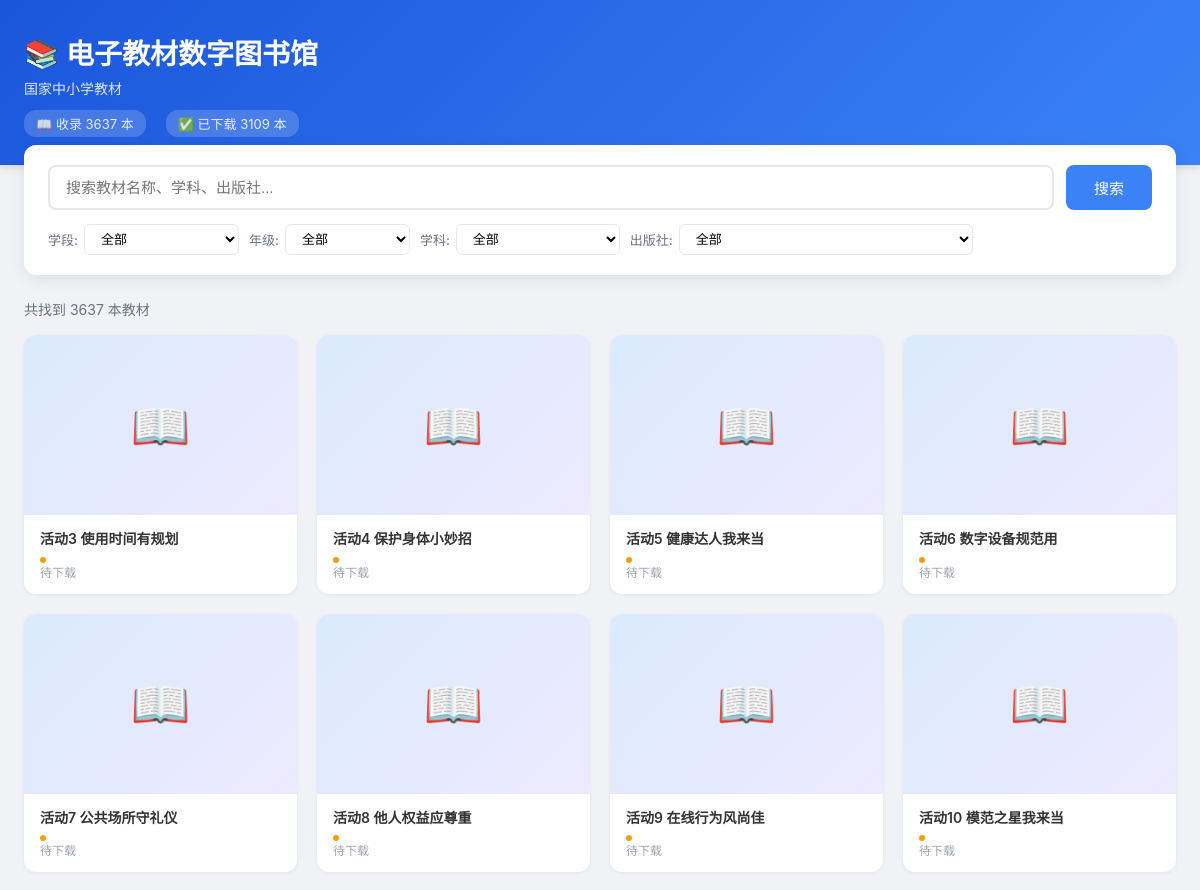
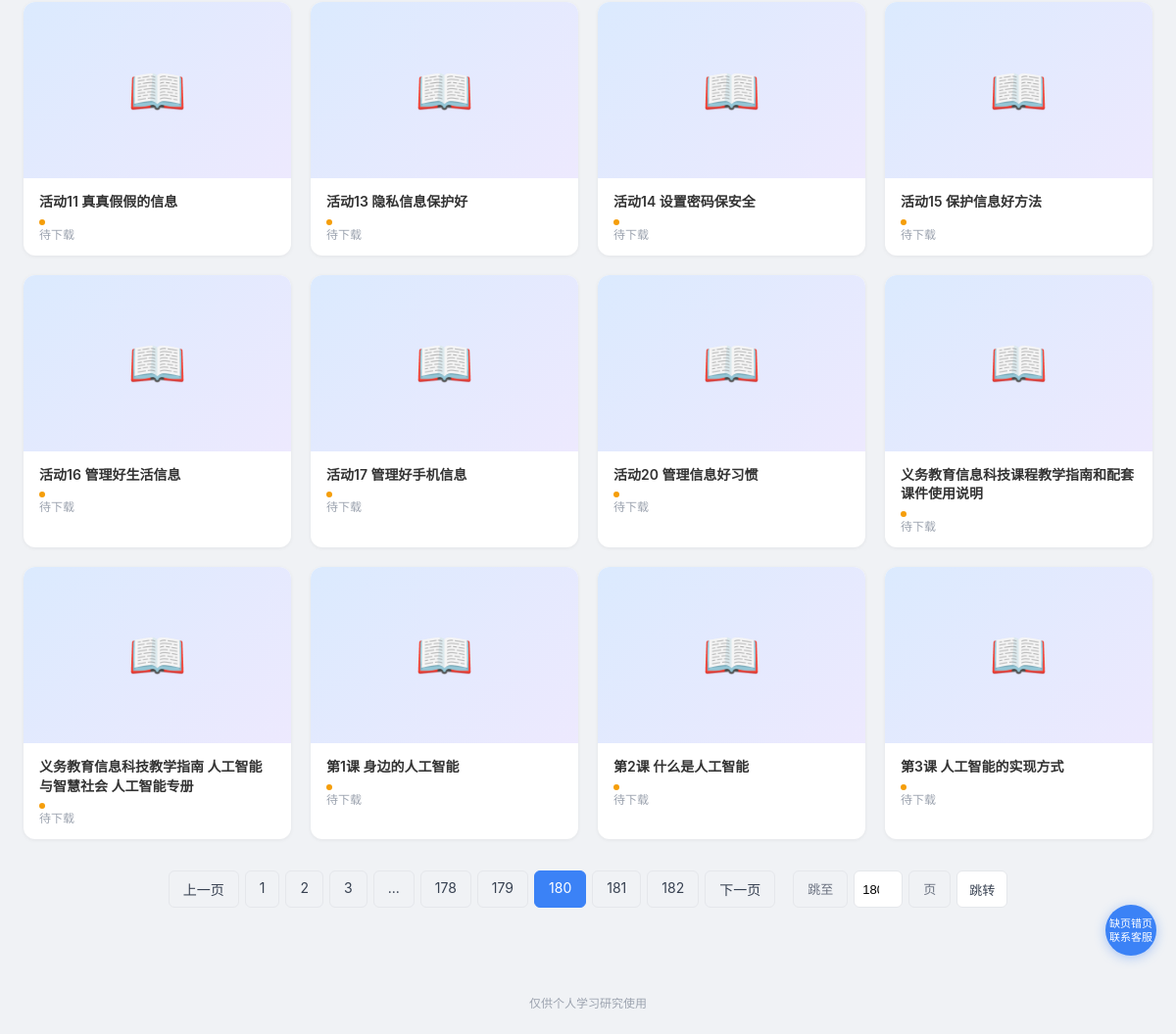
/?q=&phase=&grade=&subject=&publisher=&page=180, run on an earlier commit of the app's database (2 pictures, top to bottom).
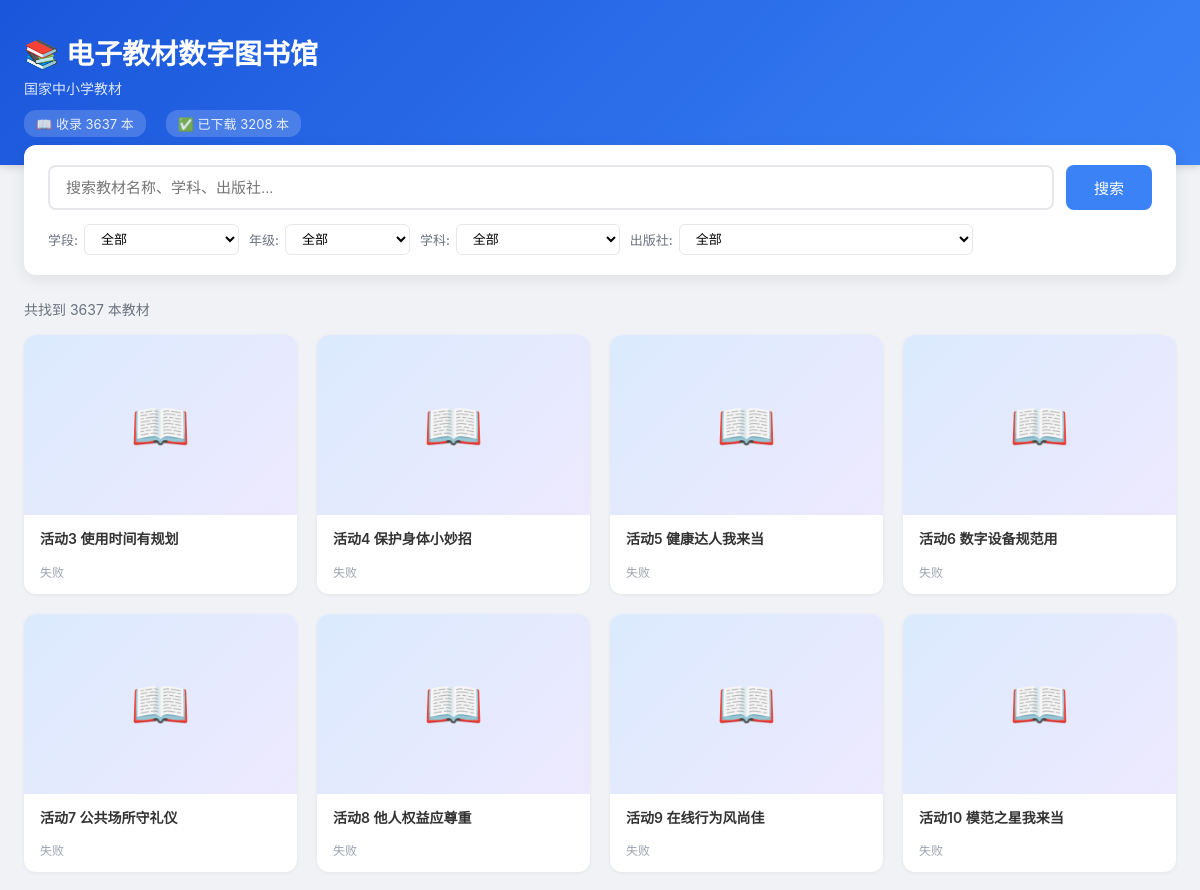
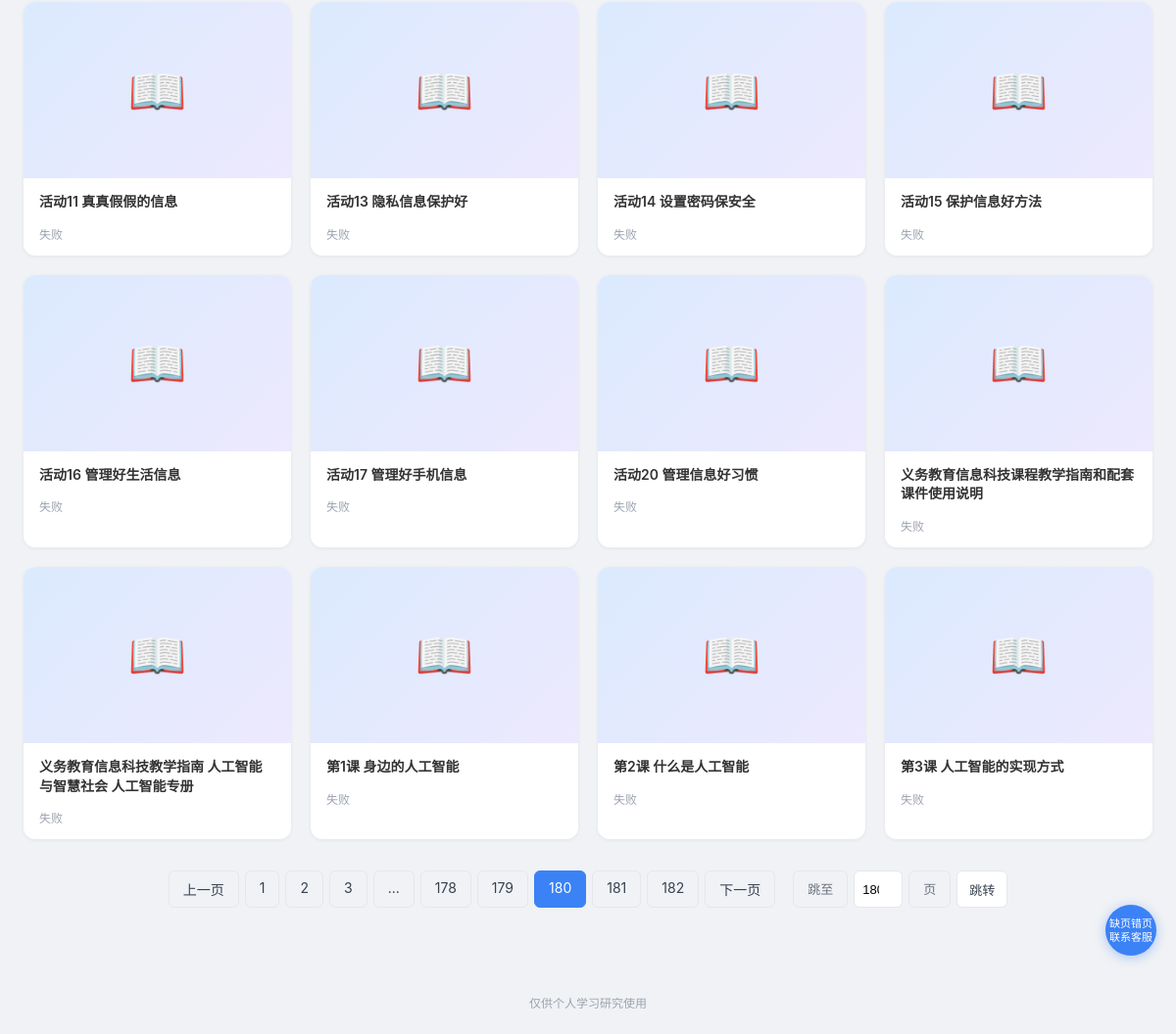
And on a later commit of the database (2 pictures, top to bottom).
### tables this page shows
CREATE TABLE textbooks (
                id              INTEGER PRIMARY KEY AUTOINCREMENT,
                content_id      TEXT UNIQUE,
                title           TEXT NOT NULL,
                subject         TEXT,
                phase           TEXT,
                grade           TEXT,
                semester        TEXT,
                publisher       TEXT,
                cover_path      TEXT,
                pdf_path        TEXT,
                pdf_url         TEXT,
                r2_pdf_url      TEXT,
                page_count      INTEGER,
                file_size       INTEGER,
                download_status TEXT DEFAULT 'pending',
                detail_json     TEXT,
                is_pinned       INTEGER DEFAULT 0,
                created_at      TIMESTAMP DEFAULT CURRENT_TIMESTAMP,
                updated_at      TIMESTAMP DEFAULT CURRENT_TIMESTAMP
            );

### app.py (the view)
@app.route("/")
def index():
    db = get_db()
    keyword = request.args.get("q", "").strip()
    phase = request.args.get("phase", "").strip()
    grade = request.args.get("grade", "").strip()
    subject = request.args.get("subject", "").strip()
    publisher = request.args.get("publisher", "").strip()
    page = max(1, int(request.args.get("page", 1)))
    per_page = 20
    conds, vals = [], []
    if keyword:
        conds.append("(t.title LIKE ? OR t.subject LIKE ? OR t.publisher LIKE ?)")
        vals.extend([f"%{keyword}%"] * 3)
    if phase:
        conds.append("t.phase = ?")
        vals.append(phase)
    if grade:
        conds.append("t.grade = ?")
        vals.append(grade)
    if subject:
        conds.append("t.subject = ?")
        vals.append(subject)
    if publisher:
        conds.append("t.publisher = ?")
        vals.append(publisher)
    where = (" WHERE " + " AND ".join(conds)) if conds else ""
    total = db.execute(
        f"SELECT COUNT(*) FROM textbooks t{where}", vals
    ).fetchone()[0]
    total_pages = max(1, (total + per_page - 1) // per_page)
    offset = (page - 1) * per_page
    books = [
        dict(r) for r in db.execute(
            f"SELECT t.* FROM textbooks t{where} ORDER BY t.is_pinned DESC, t.id LIMIT ? OFFSET ?",
            vals + [per_page, offset],
        ).fetchall()
    ]
    phases = [r[0] for r in db.execute(
        "SELECT DISTINCT phase FROM textbooks WHERE phase IS NOT NULL AND phase != ''"
    ).fetchall()]
    phases = _sort_phases(phases)
    grade_conds, grade_vals = ["grade IS NOT NULL AND grade != ''"], []
    if phase:
        grade_conds.append("phase = ?")
        grade_vals.append(phase)
    grades = [r[0] for r in db.execute(
        f"SELECT DISTINCT grade FROM textbooks WHERE {' AND '.join(grade_conds)}",
        grade_vals,
    ).fetchall()]
    grades = _sort_grades(grades)
    subj_conds, subj_vals = ["subject IS NOT NULL AND subject != ''"], []
    if phase:
        subj_conds.append("phase = ?")
        subj_vals.append(phase)
    if grade:
        subj_conds.append("grade = ?")
        subj_vals.append(grade)
    subjects = [r[0] for r in db.execute(
        f"SELECT DISTINCT subject FROM textbooks WHERE {' AND '.join(subj_conds)}",
        subj_vals,
    ).fetchall()]
    subjects = _sort_subjects(subjects)
    pub_conds, pub_vals = ["publisher IS NOT NULL AND publisher != ''"], []
    if phase:
        pub_conds.append("phase = ?")
        pub_vals.append(phase)
    if grade:
        pub_conds.append("grade = ?")
        pub_vals.append(grade)
    if subject:
        pub_conds.append("subject = ?")
        pub_vals.append(subject)
    publishers = [r[0] for r in db.execute(
        f"SELECT DISTINCT publisher FROM textbooks WHERE {' AND '.join(pub_conds)} ORDER BY publisher",
        pub_vals,
    ).fetchall()]
    stats = {
        "total": db.execute("SELECT COUNT(*) FROM textbooks").fetchone()[0],
        "downloaded": db.execute("SELECT COUNT(*) FROM textbooks WHERE download_status = 'downloaded'").fetchone()[0],
    }
    return render_template(
        "index.html",
        books=books,
        keyword=keyword,
        current_phase=phase,
        current_grade=grade,
        current_subject=subject,
        current_publisher=publisher,
        phases=phases,
        grades=grades,
        subjects=subjects,
        publishers=publishers,
        page=page,
        total_pages=total_pages,
        total=total,
        stats=stats,
    )

### app.py (called while the page is built)
def _sort_phases(phases):
    order = {
        "小学": 1,
        "小学（五四学制）": 2,
        "初中": 3,
        "初中（五四学制）": 4,
        "高中": 5,
        "特殊教育": 6,
    }
    return sorted(phases, key=lambda x: order.get(x, 99))

def _sort_grades(grades):
    mapping = {
        "一年级": 1,
        "二年级": 2,
        "三年级": 3,
        "四年级": 4,
        "五年级": 5,
        "六年级": 6,
        "七年级": 7,
        "八年级": 8,
        "九年级": 9,
        "高一年级": 10,
        "高二年级": 11,
        "高中年级": 12,
        "三至四年级": 13,
        "五至六年级": 14,
        "七至九年级": 15,
        "学生用书": 80,
        "教师用书": 81,
        "人工智能专册": 82,
        "中国历史": 90,
        "世界历史": 91,
    }
    return sorted(grades, key=lambda x: mapping.get(x, 99))

def _sort_subjects(subjects):
    priority = {
        "语文": 1,
        "数学": 2,
        "英语": 3,
        "英语（三年级起点）": 4,
        "物理": 5,
        "化学": 6,
        "生物": 7,
        "历史": 8,
        "地理": 9,
        "道德与法治": 10,
        "思想政治": 11,
        "科学": 12,
        "体育与健康": 13,
        "音乐": 14,
        "美术": 15,
        "信息技术": 16,
        "信息科技": 17,
        "通用技术": 18,
        "语文·书法练习指导": 19,
    }
    return sorted(subjects, key=lambda x: (priority.get(x, 50), x))

def get_db():
    if "db" not in g:
        if not DB_PATH.exists():
            raise RuntimeError(
                f"数据库 {DB_PATH} 不存在，请先运行: python tch_material_crawler.py --collect"
            )
        g.db = sqlite3.connect(str(DB_PATH))
        g.db.row_factory = sqlite3.Row
    return g.db

### templates/index.html (shortened to what this page needs)
<!DOCTYPE html>
<html lang="zh-CN">
<head>
</head>
<body>
<div class="header">
    <div class="header-inner">
        <h1>📚 电子教材数字图书馆</h1>
        <p>国家中小学教材</p>
        <div class="stats-bar">
            <span>📖 收录 {{ stats.total }} 本</span>
            <span>✅ 已下载 {{ stats.downloaded }} 本</span>
        </div>
    </div>
</div>
<div class="search-section">
    <div class="search-box">
        <form class="search-row" method="get">
            <input class="search-input" type="text" name="q"
                   placeholder="搜索教材名称、学科、出版社..."
                   value="{{ keyword }}">
            <button class="search-btn" type="submit">搜索</button>
        </form>
        <div class="filters">
            <div class="filter-group">
                <label>学段:</label>
                <select class="filter-select" onchange="applyFilter('phase', this.value)">
                    <option value="">全部</option>
                </select>
            </div>
            <div class="filter-group">
                <label>年级:</label>
                <select class="filter-select" onchange="applyFilter('grade', this.value)">
                    <option value="">全部</option>
                </select>
            </div>
            <div class="filter-group">
                <label>学科:</label>
                <select class="filter-select" onchange="applyFilter('subject', this.value)">
                    <option value="">全部</option>
                </select>
            </div>
            <div class="filter-group">
                <label>出版社:</label>
                <select class="filter-select" onchange="applyFilter('publisher', this.value)">
                    <option value="">全部</option>
                </select>
            </div>
        </div>
    </div>
</div>
<div class="results-section">
    {% if total > 0 %}
    <div class="results-info">共找到 {{ total }} 本教材</div>
    <div class="card-grid">
        {% for book in books %}
        <a class="card" href="/book/{{ book.content_id }}">
            <div class="card-cover">
                {% if book.cover_path %}
                <img src="/cover/{{ book.cover_path|basename }}" alt="{{ book.title }}" loading="lazy">
                {% else %}
                <div class="placeholder">📖</div>
                {% endif %}
            </div>
            <div class="card-body">
                <div class="card-title">{{ book.title }}</div>
                <div class="card-meta">
                    <span>
                        <span class="status-dot status-{{ book.download_status }}"></span>
                        {% if book.download_status == 'downloaded' %}已下载
                        {% elif book.download_status == 'pending' %}待下载
                        {% else %}失败{% endif %}
                    </span>
                </div>
            </div>
        </a>
        {% endfor %}
    </div>
    {% if total_pages > 1 %}
    <div class="pagination">
        {% if page > 1 %}
        <a href="{{ url_for('index', q=keyword, phase=current_phase, grade=current_grade, subject=current_subject, publisher=current_publisher, page=page-1) }}">上一页</a>
        {% else %}
        <span class="disabled">上一页</span>
        {% endif %}
        {% for p in range(1, total_pages + 1) %}
            {% if p == page %}
            <span class="active">{{ p }}</span>
            {% elif p <= 3 or p > total_pages - 3 or (p >= page - 2 and p <= page + 2) %}
            <a href="{{ url_for('index', q=keyword, phase=current_phase, grade=current_grade, subject=current_subject, publisher=current_publisher, page=p) }}">{{ p }}</a>
            {% elif p == 4 or p == total_pages - 3 %}
            <span>...</span>
            {% endif %}
        {% endfor %}
        {% if page < total_pages %}
        <a href="{{ url_for('index', q=keyword, phase=current_phase, grade=current_grade, subject=current_subject, publisher=current_publisher, page=page+1) }}">下一页</a>
        {% else %}
        <span class="disabled">下一页</span>
        {% endif %}
        <span style="margin-left:12px;font-size:13px;color:#6b7280;">跳至</span>
        <input type="number" id="jumpPage" min="1" max="{{ total_pages }}" value="{{ page }}"
               style="width:50px;padding:6px 8px;border:1px solid #e5e7eb;border-radius:6px;font-size:13px;text-align:center;outline:none;"
               onkeydown="if(event.key==='Enter')jumpToPage()">
        <span style="font-size:13px;color:#6b7280;">页</span>
        <button onclick="jumpToPage()"
                style="padding:6px 12px;border:1px solid #e5e7eb;border-radius:6px;background:white;font-size:13px;cursor:pointer;color:#374151;">跳转</button>
    </div>
    {% endif %}
    {% else %}
    <div class="empty">
        <div class="icon">📭</div>
        <p>暂无教材数据</p>
        <p style="font-size:13px; margin-top:8px;">请先运行 <code>python tch_material_crawler.py --all</code> 采集数据</p>
    </div>
    {% endif %}
</div>
<div class="footer">
    仅供个人学习研究使用
</div>
<div class="floating-contact" onclick="showContact()">缺页错页<br>联系客服</div>
</body>
</html>

### templates/index.html (style rules this page uses)
* { margin: 0; padding: 0; box-sizing: border-box; }
body { font-family: -apple-system, BlinkMacSystemFont, "Segoe UI", "PingFang SC", "Hiragino Sans GB", "Microsoft YaHei", sans-serif; background: #f0f2f5; color: #333; min-height: 100vh; }
.header { background: linear-gradient(135deg, #1a56db, #3b82f6); color: white; padding: 32px 0 28px; box-shadow: 0 2px 8px rgba(0,0,0,0.15); }
.header-inner { max-width: 1200px; margin: 0 auto; padding: 0 24px; }
.header h1 { font-size: 28px; font-weight: 600; margin-bottom: 6px; }
.header p { font-size: 14px; opacity: 0.85; }
.stats-bar { margin-top: 12px; display: flex; gap: 20px; font-size: 13px; opacity: 0.9; }
.stats-bar span { background: rgba(255,255,255,0.2); padding: 4px 12px; border-radius: 12px; }
.search-section { max-width: 1200px; margin: -20px auto 0; padding: 0 24px; position: relative; z-index: 10; }
.search-box { background: white; border-radius: 12px; padding: 20px 24px; box-shadow: 0 4px 16px rgba(0,0,0,0.08); }
.search-row { display: flex; gap: 12px; }
.search-input { flex: 1; padding: 12px 16px; border: 2px solid #e5e7eb; border-radius: 8px; font-size: 15px; outline: none; transition: border-color 0.2s; }
.search-btn { padding: 12px 28px; background: #3b82f6; color: white; border: none; border-radius: 8px; font-size: 15px; cursor: pointer; transition: background 0.2s; }
.filters { display: flex; gap: 10px; margin-top: 14px; flex-wrap: wrap; align-items: center; }
.filters label { font-size: 13px; color: #6b7280; font-weight: 500; }
.filter-select { padding: 6px 12px; border: 1px solid #e5e7eb; border-radius: 6px; font-size: 13px; outline: none; background: white; cursor: pointer; }
.filter-group { display: flex; gap: 6px; align-items: center; }
.results-section { max-width: 1200px; margin: 24px auto; padding: 0 24px; }
.results-info { font-size: 14px; color: #6b7280; margin-bottom: 16px; }
.card-grid { display: grid; grid-template-columns: repeat(auto-fill, minmax(220px, 1fr)); gap: 20px; }
.card { background: white; border-radius: 12px; overflow: hidden; box-shadow: 0 1px 4px rgba(0,0,0,0.06); transition: transform 0.2s, box-shadow 0.2s; cursor: pointer; text-decoration: none; color: inherit; display: block; }
.card-cover { width: 100%; height: 180px; background: linear-gradient(135deg, #dbeafe, #ede9fe); display: flex; align-items: center; justify-content: center; overflow: hidden; position: relative; }
.card-cover .placeholder { font-size: 48px; color: #93c5fd; }
.card-body { padding: 14px 16px; }
.card-title { font-size: 14px; font-weight: 600; line-height: 1.4; display: -webkit-box; -webkit-line-clamp: 2; -webkit-box-orient: vertical; overflow: hidden; margin-bottom: 8px; }
.card-meta { font-size: 12px; color: #9ca3af; display: flex; flex-direction: column; gap: 3px; }
.card-meta span { display: -webkit-box; -webkit-line-clamp: 1; -webkit-box-orient: vertical; overflow: hidden; }
.status-dot { display: inline-block; width: 6px; height: 6px; border-radius: 50%; margin-right: 4px; }
.pagination { display: flex; justify-content: center; gap: 6px; margin-top: 32px; padding-bottom: 40px; }
.pagination a, .pagination span { padding: 8px 14px; border-radius: 6px; font-size: 14px; text-decoration: none; color: #374151; border: 1px solid #e5e7eb; transition: all 0.2s; }
.pagination .active { background: #3b82f6; color: white; border-color: #3b82f6; }
.footer { text-align: center; padding: 24px; font-size: 12px; color: #9ca3af; }
.floating-contact { position: fixed; bottom: 80px; right: 20px; z-index: 9998; width: 52px; height: 52px; background: #3b82f6; color: white; border-radius: 50%; display: flex; align-items: center; justify-content: center; font-size: 11px; line-height: 1.3; text-align: center; cursor: pointer; box-shadow: 0 2px 12px rgba(59,130,246,0.4); user-select: none; transition: transform 0.2s; }

What changed in the data, as far as the page shows it:
changed textbooks "活动3 使用时间有规划": download_status "待下载" → "失败"
changed textbooks "活动4 保护身体小妙招": download_status "待下载" → "失败"
changed textbooks "活动5 健康达人我来当": download_status "待下载" → "失败"
changed textbooks "活动6 数字设备规范用": download_status "待下载" → "失败"
changed textbooks "活动7 公共场所守礼仪": download_status "待下载" → "失败"
changed textbooks "活动8 他人权益应尊重": download_status "待下载" → "失败"
changed textbooks "活动9 在线行为风尚佳": download_status "待下载" → "失败"
changed textbooks "活动10 模范之星我来当": download_status "待下载" → "失败"
changed textbooks "活动11 真真假假的信息": download_status "待下载" → "失败"
changed textbooks "活动13 隐私信息保护好": download_status "待下载" → "失败"
changed textbooks "活动14 设置密码保安全": download_status "待下载" → "失败"
changed textbooks "活动15 保护信息好方法": download_status "待下载" → "失败"
changed textbooks "活动16 管理好生活信息": download_status "待下载" → "失败"
changed textbooks "活动17 管理好手机信息": download_status "待下载" → "失败"
changed textbooks "活动20 管理信息好习惯": download_status "待下载" → "失败"
changed textbooks "义务教育信息科技课程教学指南和配套课件使用说明": download_status "待下载" → "失败"
changed textbooks "义务教育信息科技教学指南 人工智能与智慧社会 人工智能专册": download_status "待下载" → "失败"
changed textbooks "第1课 身边的人工智能": download_status "待下载" → "失败"
changed textbooks "第2课 什么是人工智能": download_status "待下载" → "失败"
changed textbooks "第3课 人工智能的实现方式": download_status "待下载" → "失败"
Also different on the page:
{{ stats.downloaded }}: "3109" → "3208"
